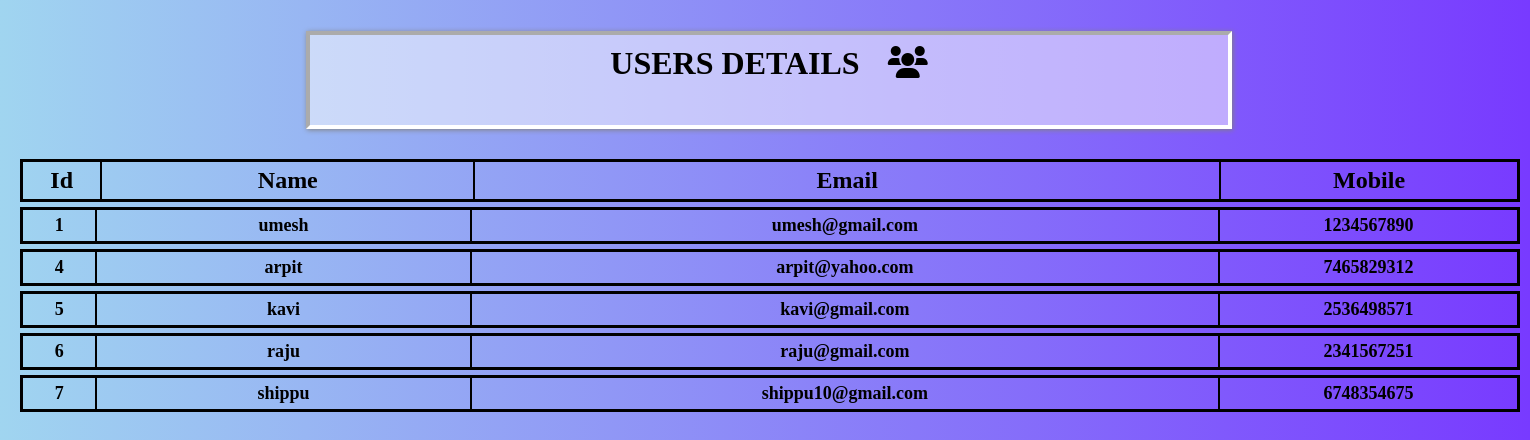
The page /login/viewusers.php on the database its author committed.
### tables this page shows
CREATE TABLE `registration` (
  `id` int(255) NOT NULL,
  `username` varchar(255) NOT NULL,
  `email` varchar(255) NOT NULL,
  `mobile` varchar(255) NOT NULL,
  `password` varchar(255) NOT NULL,
  `cpassword` varchar(255) NOT NULL,
  `usertype` varchar(255) NOT NULL DEFAULT 'user'
);

### login/viewusers.php (the view, shortened to what this page needs)
<!DOCTYPE html>
<html lang="en">
<head>
    <link rel="stylesheet" href="viewuser.css">
    <link rel="stylesheet" href="css/all.css">
</head>
<body>
<h1>USERS DETAILS <i class="fas fa-users" style="margin-left:20px;"></i></h1>
<table>
          <tr>
                     <th style="width:2%;border-right:2px solid black; padding:5px;">Id</th>
                     <th style="width:10%;border-right:2px solid black; padding:5px;">Name</th>
                     <th style="width:20%;border-right:2px solid black; padding:5px;">Email</th>
                     <th style="width:8%;border-right:2px solid black; padding:5px;">Mobile</th>
          </tr>
</table>
    <?php
    $con=mysqli_connect("localhost","root","","signup") or die("connection failed");
    $sql="SELECT * from registration where usertype='user'";
    $result=mysqli_query($con,$sql) or die("query unsucessful");
    if(mysqli_num_rows($result)>0)
    {
        while($row=mysqli_fetch_assoc($result))
        {
          ?>
           <table>
                <tr>
                     <td style="width:2%;border-right:2px solid black; padding:5px;"><?php echo $row['id'];?></td>
                     <td style="width:10%;border-right:2px solid black;padding:5px;"><?php echo $row['username'];?></td>
                     <td style="width:20%;border-right:2px solid black;padding:5px;"><?php echo $row['email'];?></td>
                     <td style="width:8%;border-right:2px solid black;padding:5px;"><?php echo $row['mobile'];?></td>
                 </tr>
             </table>
          <?php
        }
    }
    ?>
</body>
</html>

### login/viewuser.css (style rules this page uses)
* { margin: 0; padding: 0; }
body { background-image: linear-gradient(to left,rgb(120, 58, 255) ,rgb(160, 213, 240)); background-attachment: fixed; }
table { width: 1500px; border:3px solid black; box-sizing: border-box; text-align: center; margin-top: 5px; margin-left: 20px; border-collapse: collapse; }
tr { width: 100%; }
th { font-weight: bold; font-size:x-large; }
td { font-weight: bold; font-size:large; }

### login/viewusers.php (style rules this page uses)
h1 { width:60%; height:10vh; margin-top:2%; margin-left:20%; margin-bottom:2%; padding-top:10px; text-align:center; border:4px inset white; background-color:rgba(255,255,255,.5); box-shadow:1px 1px 5px gray; }

### rows shown on the page
registration: id "1", username "umesh", email "umesh@gmail.com", mobile "1234567890"
registration: id "4", username "arpit", email "arpit@yahoo.com", mobile "7465829312"
registration: id "5", username "kavi", email "kavi@gmail.com", mobile "2536498571"
registration: id "6", username "raju", email "raju@gmail.com", mobile "2341567251"
registration: id "7", username "shippu", email "shippu10@gmail.com", mobile "6748354675"
